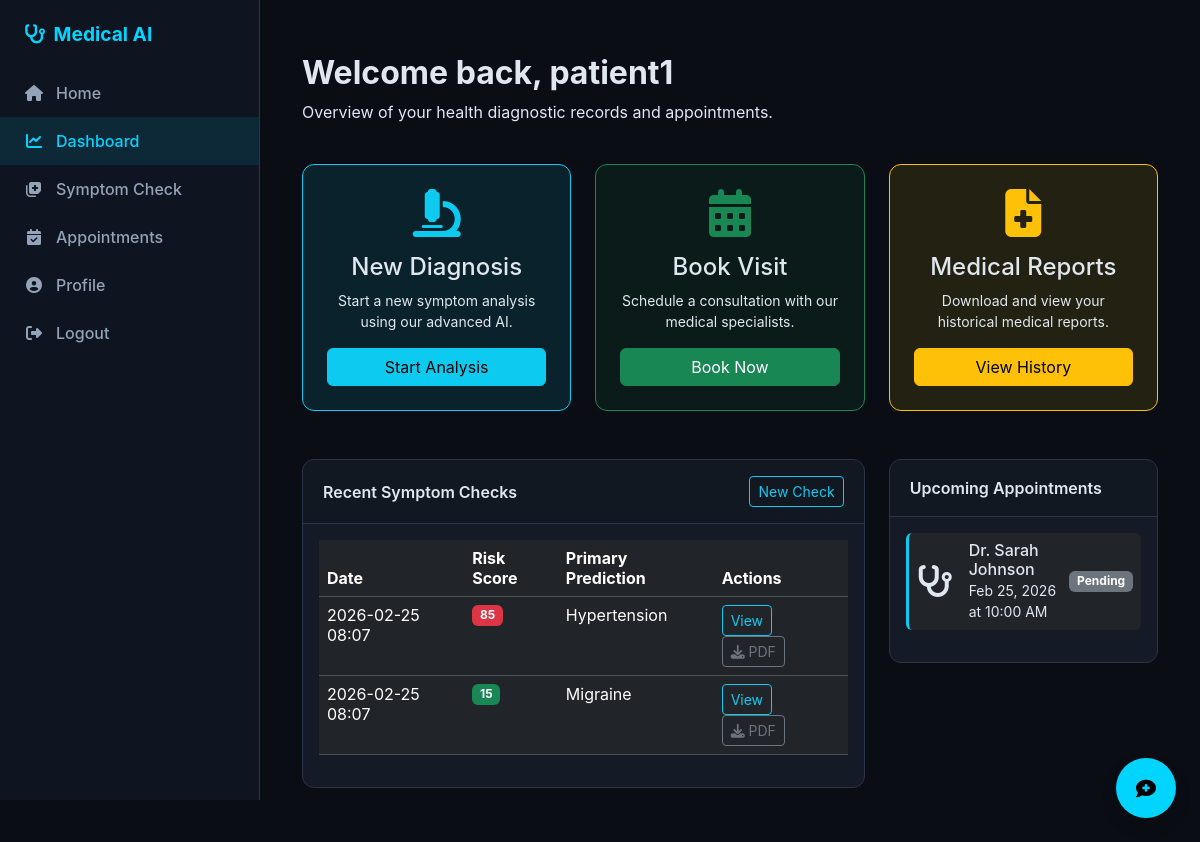
Page /dashboard (signed in) on the committed database.
### app/models.py (models this page shows, shortened)
class User(UserMixin, db.Model):
    id = db.Column(db.Integer, primary_key=True)
    username = db.Column(db.String(64), index=True, unique=True)
    email = db.Column(db.String(120), index=True, unique=True)
    password_hash = db.Column(db.String(128))
    role = db.Column(db.String(20), default='patient') # admin, doctor, patient
    diagnoses = db.relationship('Diagnosis', backref='patient', lazy='dynamic')
    appointments = db.relationship('Appointment', backref='patient', lazy='dynamic', foreign_keys='Appointment.patient_id')

class Diagnosis(db.Model):
    id = db.Column(db.Integer, primary_key=True)
    user_id = db.Column(db.Integer, db.ForeignKey('user.id'))
    symptoms_json = db.Column(db.Text) # Stored as JSON string
    risk_score = db.Column(db.Integer)
    prediction_results_json = db.Column(db.Text) # Top 3 diseases as JSON
    timestamp = db.Column(db.DateTime, index=True, default=datetime.utcnow)
    def get_predictions(self):
        return json.loads(self.prediction_results_json) if self.prediction_results_json else []

class Appointment(db.Model):
    id = db.Column(db.Integer, primary_key=True)
    patient_id = db.Column(db.Integer, db.ForeignKey('user.id'))
    doctor_id = db.Column(db.Integer, db.ForeignKey('doctor.id'))
    date = db.Column(db.Date)
    time_slot = db.Column(db.String(20))
    status = db.Column(db.String(20), default='Pending') # Pending, Confirmed, Completed, Cancelled
    timestamp = db.Column(db.DateTime, index=True, default=datetime.utcnow)

class Doctor(db.Model):
    id = db.Column(db.Integer, primary_key=True)
    name = db.Column(db.String(100))
    specialization = db.Column(db.String(100))
    available_days = db.Column(db.String(200)) # e.g., "Mon,Tue,Wed"
    bio = db.Column(db.Text)
    appointments = db.relationship('Appointment', backref='doctor', lazy='dynamic')

### app/routes/main.py (the view)
@bp.route('/dashboard')
@login_required
def dashboard():
    if current_user.role == 'admin':
        return redirect(url_for('admin.index'))
    diagnoses = Diagnosis.query.filter_by(user_id=current_user.id).order_by(Diagnosis.timestamp.desc()).limit(5).all()
    appointments = Appointment.query.filter_by(patient_id=current_user.id).order_by(Appointment.timestamp.desc()).limit(5).all()
    return render_template('dashboard.html', title='Dashboard', diagnoses=diagnoses, appointments=appointments)

### app/models.py (called while the page is built)
@login.user_loader
def load_user(id):
    return User.query.get(int(id))

### app/templates/dashboard.html
﻿{% extends "base.html" %}
{% block content %}
<div class="row">
    <div class="col-12 mb-4">
        <h2 class="fw-bold">Welcome back, {{ current_user.username }}</h2>
        <p class="text-dim">Overview of your health diagnostic records and appointments.</p>
    </div>
</div>
<div class="row">
    <div class="col-md-4">
        <div class="card bg-info bg-opacity-10 border-info">
            <div class="card-body text-center p-4">
                <i class="fas fa-microscope fa-3x mb-3 text-info"></i>
                <h4>New Diagnosis</h4>
                <p class="small text-dim">Start a new symptom analysis using our advanced AI.</p>
                <a href="{{ url_for('diagnosis.diagnose') }}" class="btn btn-info w-100">Start Analysis</a>
            </div>
        </div>
    </div>
    <div class="col-md-4">
        <div class="card bg-success bg-opacity-10 border-success">
            <div class="card-body text-center p-4">
                <i class="fas fa-calendar-alt fa-3x mb-3 text-success"></i>
                <h4>Book Visit</h4>
                <p class="small text-dim">Schedule a consultation with our medical specialists.</p>
                <a href="{{ url_for('appointments.book') }}" class="btn btn-success w-100">Book Now</a>
            </div>
        </div>
    </div>
    <div class="col-md-4">
        <div class="card bg-warning bg-opacity-10 border-warning">
            <div class="card-body text-center p-4">
                <i class="fas fa-file-medical fa-3x mb-3 text-warning"></i>
                <h4>Medical Reports</h4>
                <p class="small text-dim">Download and view your historical medical reports.</p>
                <button class="btn btn-warning w-100" onclick="alert('Scroll down to view history')">View
                    History</button>
            </div>
        </div>
    </div>
</div>
<div class="row mt-4">
    <div class="col-lg-8">
        <div class="card">
            <div class="card-header d-flex justify-content-between align-items-center">
                <span>Recent Symptom Checks</span>
                <a href="{{ url_for('diagnosis.diagnose') }}" class="btn btn-sm btn-outline-info">New Check</a>
            </div>
            <div class="card-body">
                {% if diagnoses %}
                <div class="table-responsive">
                    <table class="table table-dark table-hover">
                        <thead>
                            <tr>
                                <th>Date</th>
                                <th>Risk Score</th>
                                <th>Primary Prediction</th>
                                <th>Actions</th>
                            </tr>
                        </thead>
                        <tbody>
                            {% for d in diagnoses %}
                            <tr>
                                <td>{{ d.timestamp.strftime('%Y-%m-%d %H:%M') }}</td>
                                <td>
                                    <span
                                        class="badge {{ 'bg-danger' if d.risk_score > 50 else ('bg-warning' if d.risk_score > 25 else 'bg-success') }}">
                                        {{ d.risk_score }}
                                    </span>
                                </td>
                                <td>{{ d.get_predictions()[0]['disease'] if d.get_predictions() else 'N/A' }}</td>
                                <td>
                                    <a href="{{ url_for('diagnosis.view_diagnosis', diagnosis_id=d.id) }}"
                                        class="btn btn-sm btn-outline-info me-2">View</a>
                                    <a href="{{ url_for('diagnosis.download_report', diagnosis_id=d.id) }}"
                                        class="btn btn-sm btn-outline-secondary">
                                        <i class="fas fa-download"></i> PDF
                                    </a>
                                </td>
                            </tr>
                            {% endfor %}
                        </tbody>
                    </table>
                </div>
                {% else %}
                <p class="text-center text-dim py-4">No recent diagnoses found. Start your first checkup!</p>
                {% endif %}
            </div>
        </div>
    </div>
    <div class="col-lg-4">
        <div class="card">
            <div class="card-header">Upcoming Appointments</div>
            <div class="card-body">
                {% if appointments %}
                {% for appt in appointments %}
                <div
                    class="d-flex align-items-center mb-3 p-2 bg-dark rounded border-start border-3 {{ 'border-info' if appt.status == 'Pending' else 'border-success' }}">
                    <div class="flex-shrink-0 me-3">
                        <i class="fas fa-stethoscope fa-2x text-dim"></i>
                    </div>
                    <div class="flex-grow-1">
                        <h6 class="mb-0">Dr. {{ appt.doctor.name }}</h6>
                        <small class="text-dim">{{ appt.date.strftime('%b %d, %Y') }} at {{ appt.time_slot }}</small>
                    </div>
                    <div>
                        <span class="badge bg-secondary">{{ appt.status }}</span>
                    </div>
                </div>
                {% endfor %}
                {% else %}
                <p class="text-center text-dim py-4">No upcoming appointments.</p>
                {% endif %}
            </div>
        </div>
    </div>
</div>
{% endblock %}

### app/templates/base.html (shortened to what this page needs)
<!DOCTYPE html>
<html lang="en">
<head>
    <link href="https://cdn.jsdelivr.net/npm/bootstrap@5.3.2/dist/css/bootstrap.min.css" rel="stylesheet">
    <link rel="stylesheet" href="https://cdnjs.cloudflare.com/ajax/libs/font-awesome/6.4.2/css/all.min.css">
    <link rel="stylesheet" href="{{ url_for('static', filename='css/style.css') }}">
</head>
<body>
    <div class="sidebar" id="sidebar">
        <div class="sidebar-heading">
            <i class="fas fa-stethoscope me-2"></i> Medical AI
        </div>
        <nav class="nav flex-column">
            <a class="nav-link {{ 'active' if request.endpoint == 'main.index' }}" href="{{ url_for('main.index') }}">
                <i class="fas fa-home"></i> Home
            </a>
            {% if current_user.is_authenticated %}
            <a class="nav-link {{ 'active' if request.endpoint == 'main.dashboard' }}"
                href="{{ url_for('main.dashboard') }}">
                <i class="fas fa-chart-line"></i> Dashboard
            </a>
            <a class="nav-link {{ 'active' if request.endpoint == 'diagnosis.diagnose' }}"
                href="{{ url_for('diagnosis.diagnose') }}">
                <i class="fas fa-notes-medical"></i> Symptom Check
            </a>
            <a class="nav-link {{ 'active' if request.endpoint == 'appointments.book' }}"
                href="{{ url_for('appointments.book') }}">
                <i class="fas fa-calendar-check"></i> Appointments
            </a>
            <a class="nav-link {{ 'active' if request.endpoint == 'main.profile' }}"
                href="{{ url_for('main.profile') }}">
                <i class="fas fa-user-circle"></i> Profile
            </a>
            <a class="nav-link" href="{{ url_for('auth.logout') }}">
                <i class="fas fa-sign-out-alt"></i> Logout
            </a>
            {% endif %}
        </nav>
    </div>
    <div class="main-content">
        <div class="container-fluid">
            {% block content %}{% endblock %}
        </div>
    </div>
    <button id="chatbotBtn" class="btn btn-medical position-fixed bottom-0 end-0 m-4 rounded-circle shadow"
        style="width: 60px; height: 60px; z-index: 1001;" onclick="toggleChat()">
        <i class="fas fa-comment-medical fa-lg"></i>
    </button>
</body>
</html>

### app/static/css/style.css (style rules this page uses)
:root { --bg-dark: #0a0e14; --bg-card: #141b26; --sidebar-bg: #0f1520; --primary-medical: #00d4ff; --secondary-medical: #0087a3; --text-main: #e1e7ef; --text-dim: #94a3b8; --accent-red: #ff4d4d; --accent-orange: #ff9f43; --accent-green: #2ecc71; --border-color: #2a3548; }
body { background-color: var(--bg-dark); color: var(--text-main); font-family: 'Inter', -apple-system, BlinkMacSystemFont, "Segoe UI", Roboto, Helvetica, Arial, sans-serif; margin: 0; overflow-x: hidden; }
.sidebar { height: 100vh; width: 260px; position: fixed; top: 0; left: 0; background-color: var(--sidebar-bg); border-right: 1px solid var(--border-color); padding-top: 20px; transition: all 0.3s ease-in-out; z-index: 1000; }
.sidebar-heading { padding: 0 24px 20px; font-size: 1.2rem; font-weight: 700; color: var(--primary-medical); display: flex; align-items: center; }
.sidebar .nav-link { color: var(--text-dim); padding: 12px 24px; font-weight: 500; transition: all 0.2s; display: flex; align-items: center; }
.sidebar .nav-link i { margin-right: 12px; width: 20px; text-align: center; }
.sidebar .nav-link:hover, .sidebar .nav-link.active { color: var(--primary-medical); background-color: rgba(0, 212, 255, 0.1); }
.main-content { margin-left: 260px; padding: 30px; min-height: 100vh; transition: margin-left 0.3s ease-in-out; }
.card { background-color: var(--bg-card); border: 1px solid var(--border-color); border-radius: 12px; margin-bottom: 24px; color: var(--text-main); transition: transform 0.2s; }
.card-header { background-color: rgba(0, 0, 0, 0.1); border-bottom: 1px solid var(--border-color); padding: 16px 20px; font-weight: 600; }
.btn-medical { background-color: var(--primary-medical); color: #000; font-weight: 600; }

### rows in the picture
User: username "patient1"
Diagnosis: timestamp "2026-02-25 08:07", risk_score "85", prediction_results_json "Hypertension"
Diagnosis: timestamp "2026-02-25 08:07", risk_score "15", prediction_results_json "Migraine"
Appointment: doctor.name "Sarah Johnson", date "Feb 25, 2026", time_slot "10:00 AM", status "Pending"
